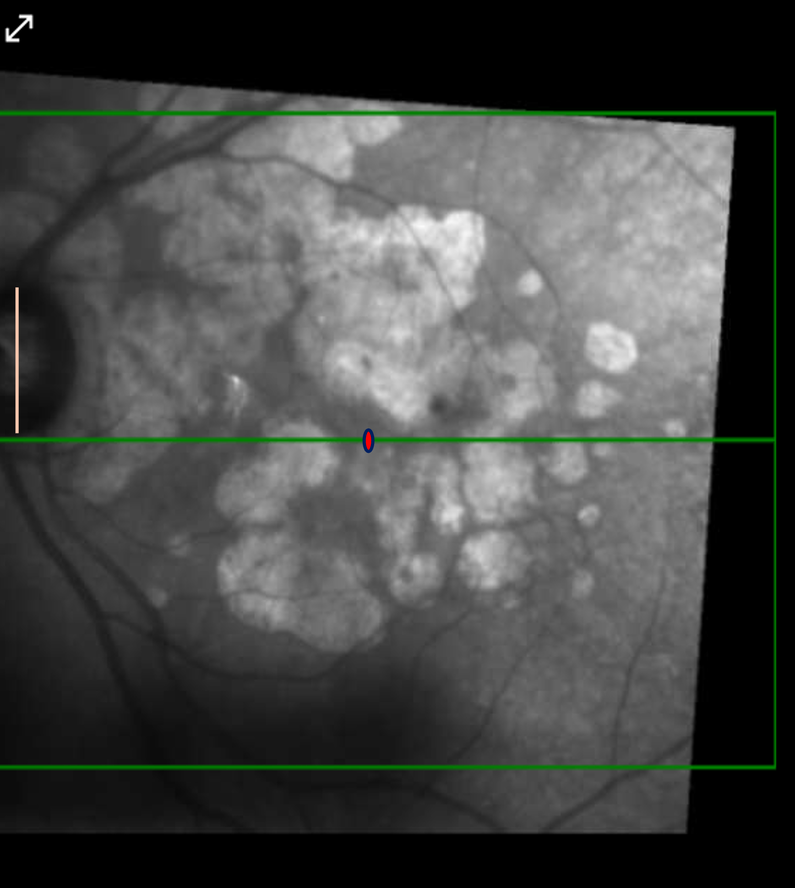
#> input picture OCT_Pipeline_2026/data/processed_marked/en_face/10907481.png, 795 x 888 px, shrunk from 1736 x 1938 before the run; its folder holds only this picture in this run
$ python debug_markers.py
#> lines starting #> are read from the running program, lines starting #| are printed output that depends on the picture; after the words box and inside, x2 and y2 are one past the last pixel; in counts of white or black regions, pixels touching at a corner belong together
import cv2
import numpy as np
import os
from pathlib import Path

def debug_masks(image_path, output_dir):
#> called with output_dir = 'OCT_Pipeline_2026/data/debug_markers'
    img = cv2.imread(str(image_path))
#> img is the input picture: shape (888, 795, 3); mean B, G, R 69.4, 71.4, 69.5
    if img is None:
        print(f"Failed to load {image_path}")
        return

    hsv = cv2.cvtColor(img, cv2.COLOR_BGR2HSV)
#> hsv: shape (888, 795, 3); mean H, S, V 2.9, 6.3, 71.5

    # Range 1: Green (Hue 60-70)
    lower_green = np.array([60, 50, 50])
    upper_green = np.array([70, 255, 255])
    mask_green = cv2.inRange(hsv, lower_green, upper_green)
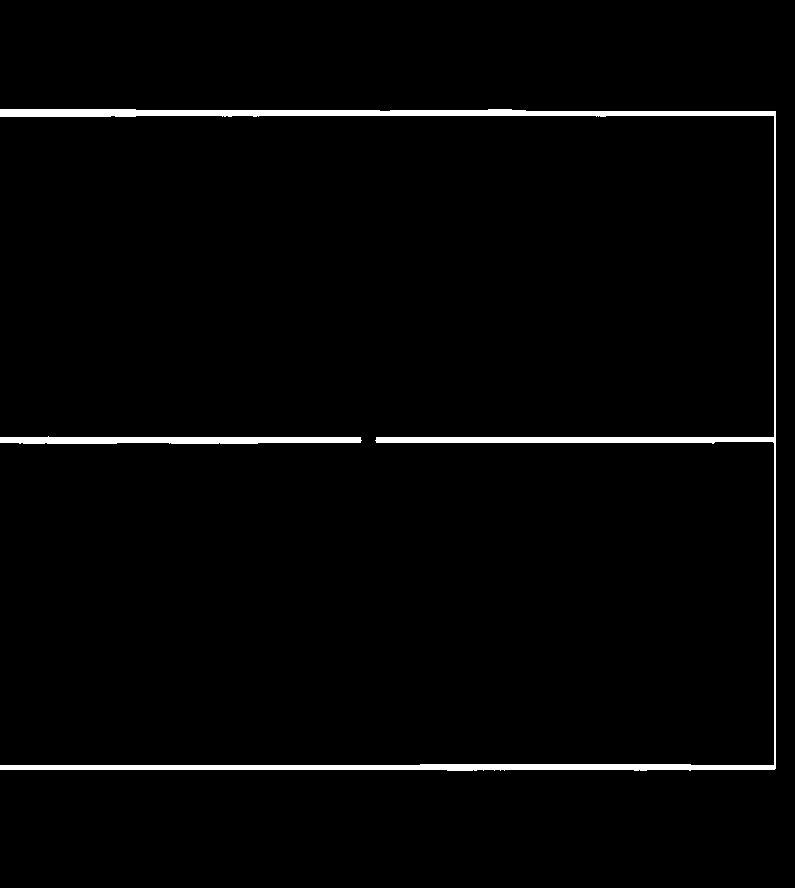
#> mask_green: shape (888, 795); 2.1% white; 2 white regions, box (x1, y1, x2, y2) and area: (0, 109, 776, 771) 12536, (0, 436, 362, 444) 2349

    # Range 2: Blue (Hue 100-110)
    lower_blue = np.array([100, 50, 50])
    upper_blue = np.array([110, 255, 255])
    mask_blue = cv2.inRange(hsv, lower_blue, upper_blue)
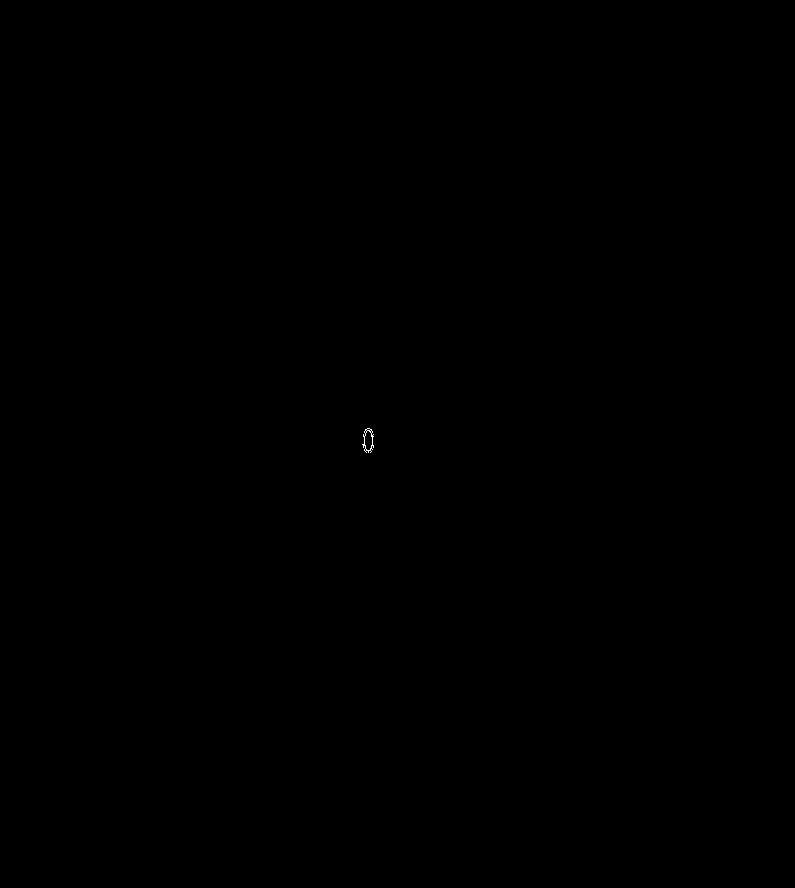
#> mask_blue: shape (888, 795); 0.01% white in thin lines or dots, all inside (x1, y1, x2, y2) = (362, 428, 374, 453)

    # Save original and masks
    output_path = Path(output_dir)
    output_path.mkdir(exist_ok=True, parents=True)

    cv2.imwrite(str(output_path / "debug_original.png"), img)
    cv2.imwrite(str(output_path / "debug_mask_green.png"), mask_green)
    cv2.imwrite(str(output_path / "debug_mask_blue.png"), mask_blue)

    print(f"Saved debug images to {output_dir}")
    print(f"Green pixels: {np.count_nonzero(mask_green)}")
#| Green pixels: 14885
    print(f"Blue pixels: {np.count_nonzero(mask_blue)}")
#| Blue pixels: 87

if __name__ == "__main__":
    # Pick the first image found
    img_dir = Path("OCT_Pipeline_2026/data/processed_marked/en_face")
    first_img = next(img_dir.glob("*.png"))
    debug_masks(first_img, "OCT_Pipeline_2026/data/debug_markers")

$ run again, on OCT_Pipeline_2026/data/processed_marked/en_face/21755425.png
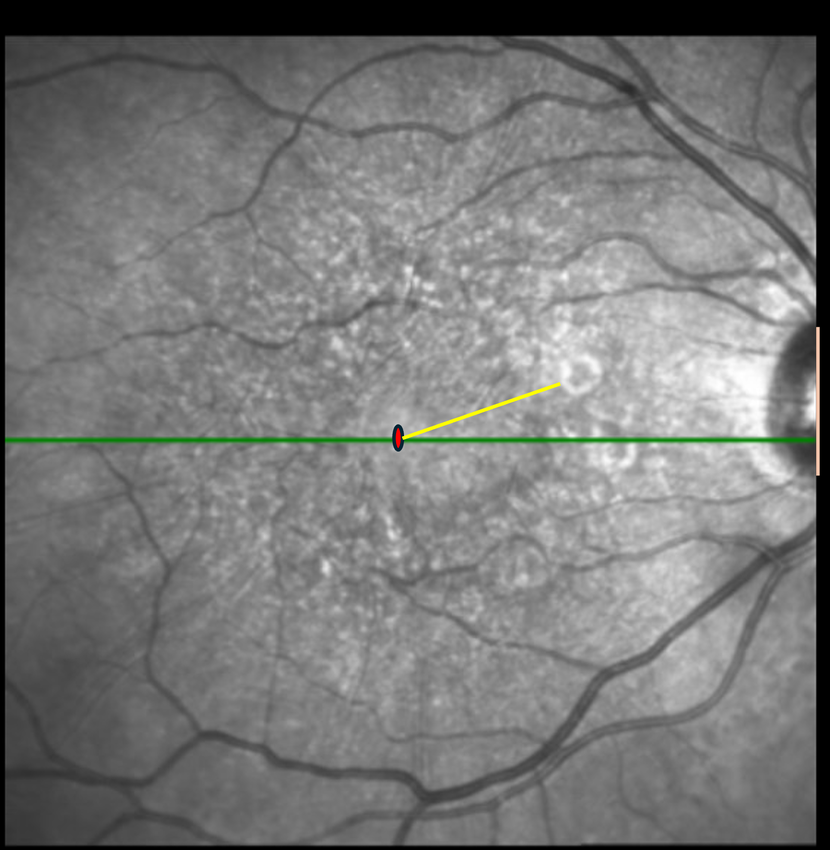
#> input picture OCT_Pipeline_2026/data/processed_marked/en_face/21755425.png, 830 x 850 px, shrunk from 1670 x 1709 before the run
#> in debug_masks, img is the input picture: shape (850, 830, 3); mean B, G, R 119.8, 120.7, 120.1
#> hsv: shape (850, 830, 3); mean H, S, V 1.1, 1.6, 120.8
#> in debug_masks, `mask_green = cv2.inRange(hsv, lower_green, upper_green)`:
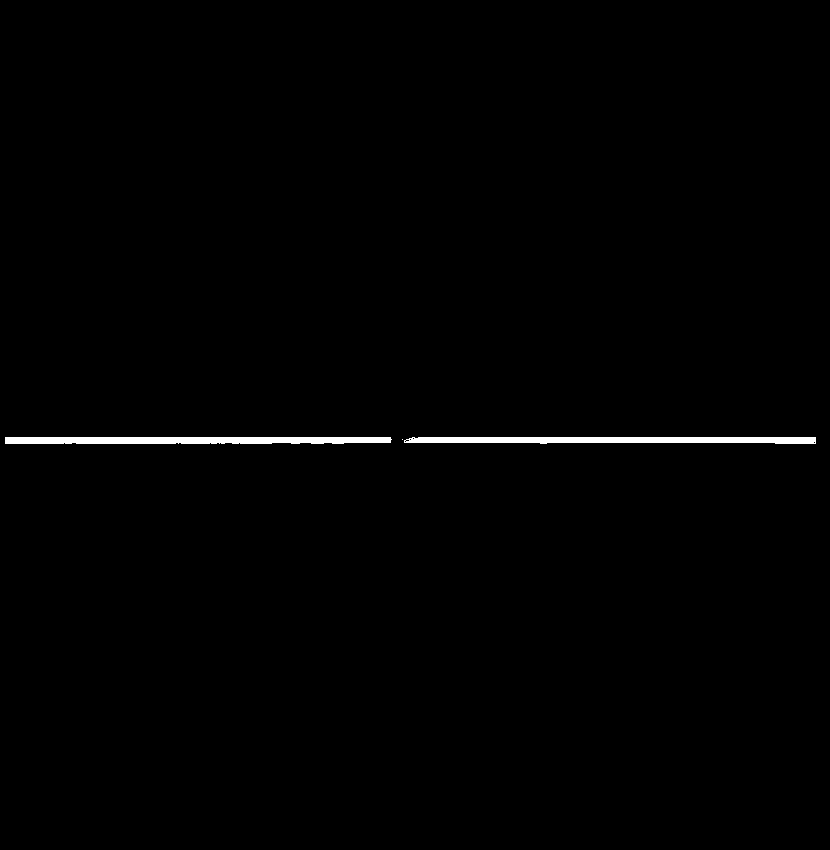
#> mask_green: shape (850, 830); 0.72% white; 3 white regions (1 under 20 px), largest, box (x1, y1, x2, y2) and area: (5, 437, 392, 444) 2597, (404, 437, 816, 444) 2495
#> mask_blue: shape (850, 830); 0.01% white in thin lines or dots, all inside (x1, y1, x2, y2) = (392, 424, 404, 452)
#| Green pixels: 5093
#| Blue pixels: 50

$ run again, on OCT_Pipeline_2026/data/processed_marked/en_face/21860674.png
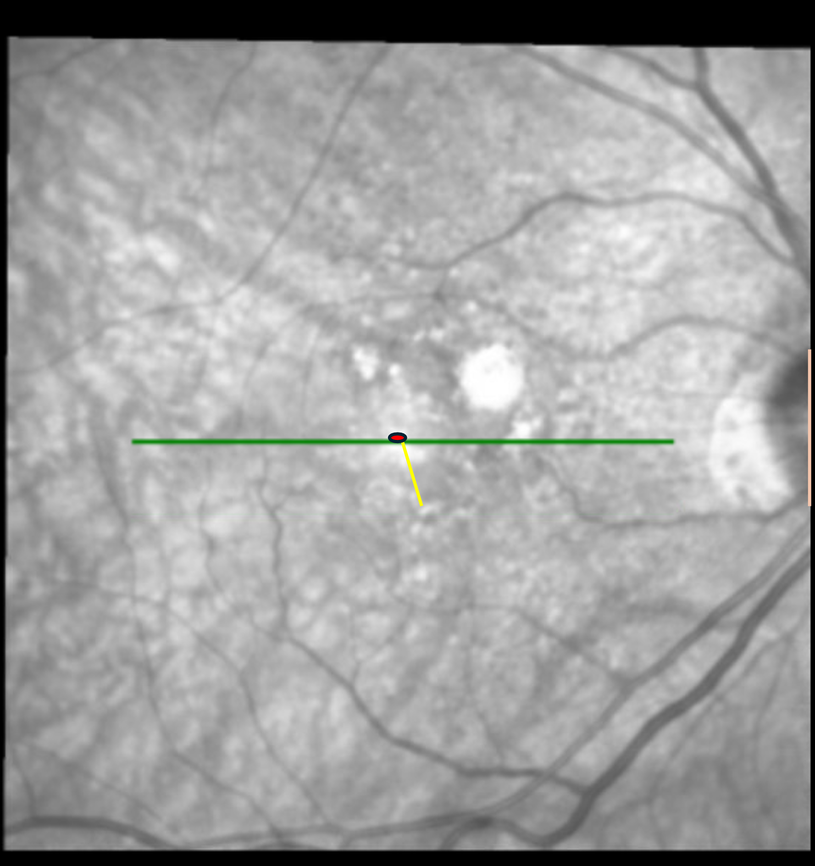
#> input picture OCT_Pipeline_2026/data/processed_marked/en_face/21860674.png, 815 x 866 px, shrunk from 1777 x 1888 before the run
#> in debug_masks, img is the input picture: shape (866, 815, 3); mean B, G, R 159.4, 159.9, 159.5
#> hsv: shape (866, 815, 3); mean H, S, V 1.6, 1, 160
#> in debug_masks, `mask_green = cv2.inRange(hsv, lower_green, upper_green)`:
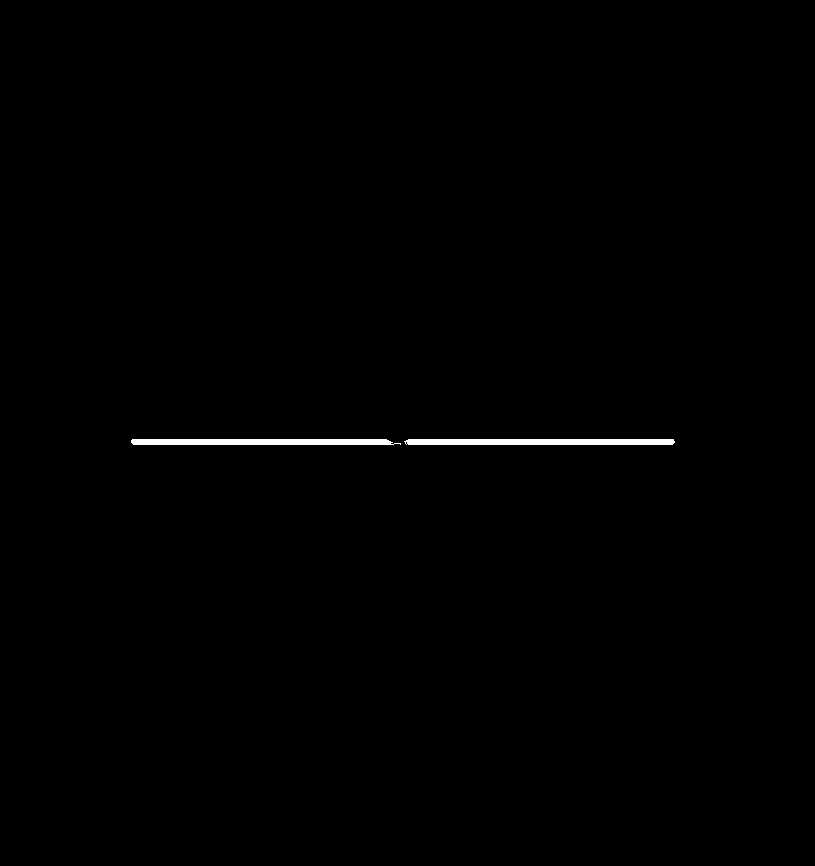
#> mask_green: shape (866, 815); 0.45% white; 2 white regions, box (x1, y1, x2, y2) and area: (404, 439, 675, 445) 1608, (131, 439, 401, 445) 1563
#> mask_blue: shape (866, 815); 0% white in thin lines or dots, all inside (x1, y1, x2, y2) = (388, 432, 407, 442)
#| Green pixels: 3171
#| Blue pixels: 25
